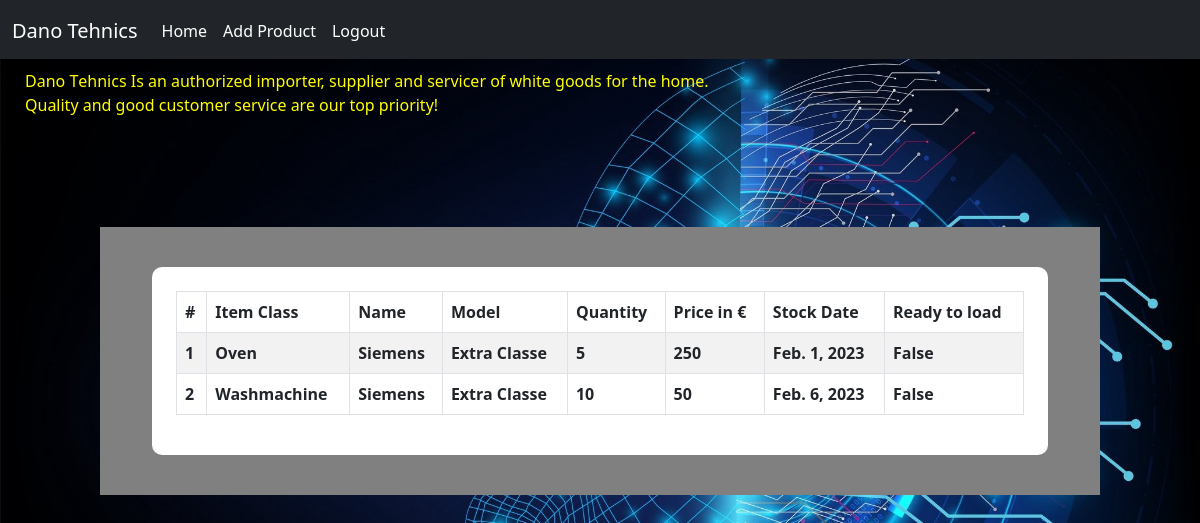
Screenshot of /inventory/ (signed in) with the database file from the repository.
### inventory/models.py (models this page shows, shortened)
class Inventory(models.Model):
    itemClass = models.CharField(max_length=50, null=False, blank=False)
    name = models.CharField(max_length=50, null=False, blank=False)
    model = models.CharField(max_length=50, null=False, blank=False)
    quantity = models.PositiveIntegerField(null=False, blank=False)
    price = models.IntegerField(validators=[
            MaxValueValidator(100),
            MinValueValidator(1)
        ], null=False, blank=False)
    stock_date = models.DateField(auto_now_add=True)
    ready_to_load = models.BooleanField(default=False)
    cost_per_piece = models.IntegerField(default=True)

### inventory/views.py (the view)
# urls.py: path("", inventory_list, name="inventory_list"),
@login_required
def inventory_list(request):
    inventories = Inventory.objects.all()
    context = {
        "title": "Inventory List",
        "inventories": inventories,
    }
    return render(request, "inventory/inventory_list.html", context=context)

### templates/inventory/inventory_list.html
{% extends "../layout.html" %}
{% block content %}
<div class="content-section">
  <table class="table table-striped table-bordered table-hovet">
    <thead class="thead-dark">
      <tr>
        <th scope="col">#</th>
        <th scope="col">Item Class</th>
        <th scope="col">Name</th>
        <th scope="col">Model</th>
        <th scope="col">Quantity</th>
        <th scope="col">Price in €</th>
        <th scope="col">Stock Date</th>
        <th scope="col">Ready to load</th>
      </tr>
    </thead>
    <tbody>
      {% for item in inventories %}
        <tr style="cursor: pointer; cursor: hand;" onclick="window.location = `{% url 'per_product' item.id %}`">
          <th scope="row">{{ forloop.counter }}</th>
          <th scope="row">{{ item.itemClass }}</th>
          <th scope="row">{{ item.name }}</th>
          <th scope="row">{{ item.model }}</th>
          <th scope="row">{{ item.quantity }}</th>
          <th scope="row">{{ item.price }}</th>
          <th scope="row">{{ item.stock_date }}</th>
          <th scope="row">{{ item.ready_to_load }}</th>
        </tr>
      {% endfor %}
    </tbody>
  </table>
</div>
{% endblock %}

### templates/layout.html (shortened to what this page needs)
<!DOCTYPE html>
{% load static %}
<html lang="en">
<head>
    <link href="https://cdn.jsdelivr.net/npm/bootstrap@5.3.0-alpha1/dist/css/bootstrap.min.css" rel="stylesheet"
>
    <link rel="stylesheet" href="{% static 'css/main.css' %}" type="text/css">
    <link rel="stylesheet" href="https://cdnjs.cloudflare.com/ajax/libs/font-awesome/5.12.0-2/css/all.min.css"/>
</head>
<body>
<nav class="navbar navbar-expand-lg navbar-dark bg-dark">
  <div class="container-fluid">
    <a class="navbar-brand" href="{% url 'inventory_list' %}">Dano Tehnics</a>
    <div class="collapse navbar-collapse" id="navbarNav">
      <ul class="navbar-nav">
        <li class="nav-item">
          <a class="nav-link active" aria-current="page" href="{% url 'inventory_list' %}">Home</a>
        </li></ul>
      <ul class="navbar-nav">
        <li class="nav-item">
          <a class="nav-link active" aria-current="page" href="{% url 'add_product' %}">Add Product</a>
            </li>
      {% if request.user.is_authenticated %}
      <li>
      <a class="nav-link active" aria-current="page" href="{% url 'logout' %}">Logout</a>
      </li>
      {% endif %}
      </ul>
    </div>
  </div>
</nav>
    <p class="description">Dano Тehnics Is an authorized importer, supplier and servicer of white goods for the home.
        <br>
        Quality and good customer service are our top priority!</p>
    <main>
        <div class="container-fluid">
            <div class="row">
                <div class="col-md-1"></div>
                <div class="col-md-10 col-sm-12 col-xm-12">
                    {% block content %}
                    {% endblock %}
                </div>
                <div class="col-md-1"></div>
            </div>
        </div>
    </main>
</body>
</html>

### static/css/main.css (style rules this page uses)
body { background-image: ; }
.content-section { background: #fff; margin: 40px; padding: 1.5rem 1.5rem; border-radius: 10px; }

### templates/layout.html (style rules this page uses)
body { background-image: url('../static/img/bbg.jpeg'); height: 100%; background-position: top; background-size: cover; background-repeat: no-repeat; }
.container-fluid { margin-top: 3px; }
.row { margin-top: 110px; }
.col-md-10 { background-color: grey; opacity: 1; }
.description { color: yellow; margin-top: 10px; margin-left: 25px; }

### rows the page displays
Inventory: itemClass "Oven", name "Siemens", model "Extra Classe", quantity "5", price "250", stock_date "Feb. 1, 2023", ready_to_load "False"
Inventory: itemClass "Washmachine", name "Siemens", model "Extra Classe", quantity "10", price "50", stock_date "Feb. 6, 2023", ready_to_load "False"
